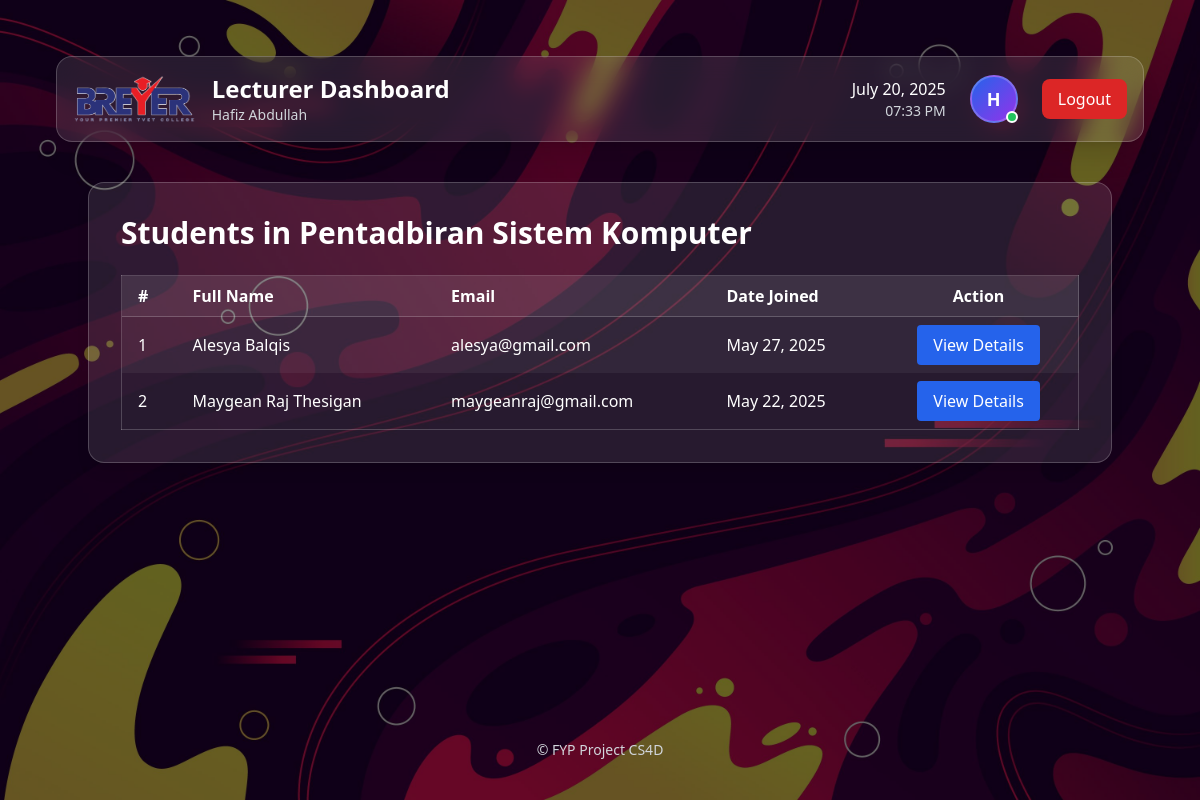
Page /lecturer/courses/1/students/ (signed in) on the earlier database version.
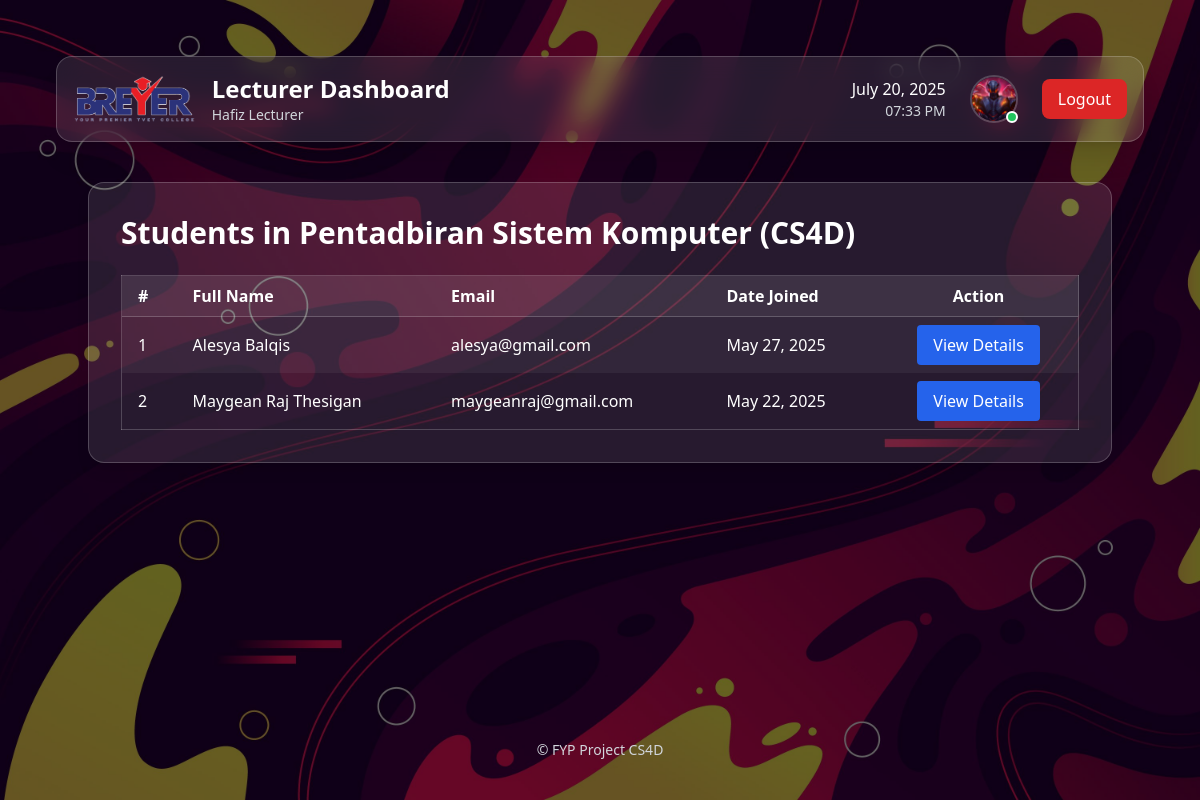
Same page on the later database version.
### accounts/models.py (models this page shows, shortened)
class CustomUser(AbstractBaseUser, PermissionsMixin):
    class Role(models.TextChoices):
        STUDENT = 'STUDENT', 'Student'
        LECTURER = 'LECTURER', 'Lecturer'
        ADMIN = 'ADMIN', 'Admin'
    email = models.EmailField(unique=True)
    role = models.CharField(max_length=20, choices=Role.choices, default=Role.STUDENT)
    first_name = models.CharField(max_length=30, blank=True)
    last_name = models.CharField(max_length=30, blank=True)
    phone_number = models.CharField(max_length=20, blank=True, null=True)
    address = models.TextField(blank=True, null=True)
    department = models.CharField(max_length=100, blank=True, null=True)  # Added department field
    profile_picture = models.ImageField(upload_to='profile_pics/', blank=True, null=True)  # Added profile_picture field
    is_staff = models.BooleanField(default=False)
    is_active = models.BooleanField(default=True)
    date_joined = models.DateTimeField(auto_now_add=True)
    USERNAME_FIELD = 'email'
    REQUIRED_FIELDS = ['first_name', 'last_name']
    objects = CustomUserManager()
    def get_full_name(self):
        return f"{self.first_name} {self.last_name}".strip()

### core/models.py (models this page shows, shortened)
class Course(models.Model):
    name = models.CharField(max_length=255)
    code = models.CharField(max_length=50, unique=True)
    lecturer = models.ForeignKey(Lecturer, on_delete=models.SET_NULL, null=True, related_name='courses')
    classroom = models.CharField(max_length=100, blank=True, null=True)  # Classroom location or name

### lecturer/views.py (the view)
# urls.py: path('students/', views.student_list, name='student_list'),
def student_list(request, course_id):
    course = get_object_or_404(Course, id=course_id)
    enrollments = Enrollment.objects.filter(course=course).select_related('student__user')
    students = sorted(
        [enrollment.student.user for enrollment in enrollments],
        key=lambda u: u.get_full_name().lower()
    )
    return render(request, 'lecturer/student_list.html', {'students': students, 'course': course})

### lecturer/templates/lecturer/student_list.html (shortened to what this page needs)
{% extends 'lecturer/base_lecturer.html' %}
{% load static %}
{% block lecturer_content %}
<div class="max-w-5xl mx-auto p-8 bg-white/10 rounded-2xl border border-white/20 shadow-lg mt-10">
  <h1 class="text-3xl font-bold text-white mb-6">Students in {{ course.name }}</h1>
  {% if students %}
    <div class="overflow-x-auto">
      <table class="min-w-full border border-white/20 rounded-xl">
        <thead class="bg-white/10 text-white">
          <tr>
            <th class="border-b border-white/20 px-4 py-2 text-left">#</th>
            <th class="border-b border-white/20 px-4 py-2 text-left">Full Name</th>
            <th class="border-b border-white/20 px-4 py-2 text-left">Email</th>
            <th class="border-b border-white/20 px-4 py-2 text-left">Date Joined</th>
            <th class="border-b border-white/20 px-4 py-2 text-center">Action</th>
          </tr>
        </thead>
        <tbody>
          {% for student in students %}
            <tr class="odd:bg-white/5 even:bg-white/0 hover:bg-blue-600/10 transition">
              <td class="px-4 py-2 text-white">{{ forloop.counter }}</td>
              <td class="px-4 py-2 text-white">{{ student.get_full_name }}</td>
              <td class="px-4 py-2 text-white">{{ student.email }}</td>
              <td class="px-4 py-2 text-white">{{ student.date_joined|date:"M d, Y" }}</td>
              <td class="px-4 py-2 text-center">
                <a href="{% url 'lecturer:student_full_details' student.id %}"
                   class="inline-block bg-blue-600 hover:bg-blue-700 text-white px-4 py-2 rounded transition">
                  View Details
                </a>
              </td>
            </tr>
          {% endfor %}
        </tbody>
      </table>
    </div>
  {% else %}
    <p class="text-gray-300">No students found for this course.</p>
  {% endif %}
</div>
{% endblock %}

### lecturer/templates/lecturer/base_lecturer.html (shortened to what this page needs)
{% extends 'base.html' %}
{% load static %}
{% block content %}
  <div class="bg-white/10 backdrop-blur-md rounded-2xl p-4 border border-white/20 shadow-xl mb-8">
    <div class="flex justify-between items-center">
      <div class="flex items-center space-x-4">
        <img src="{% static 'images/breyer.jpg' %}" alt="Breyer Logo" class="h-12 w-auto">
        <div>
          <a href="{% url 'lecturer:dashboard' %}" class="text-2xl font-bold text-white hover:text-blue-400 transition">
            Lecturer Dashboard
          </a>
          <p class="text-gray-300 text-sm">{{ request.user.get_full_name|default:request.user.email }}</p>
        </div>
      </div>
      <div class="flex items-center space-x-6">
        <div class="text-right">
          <p class="text-white font-medium" id="current-date"></p>
          <p class="text-gray-300 text-sm" id="current-time"></p>
        </div>
        <a href="{% url 'lecturer:profile' %}" class="relative group">
          {% if request.user.profile_picture %}
          <img src="{{ request.user.profile_picture.url }}" alt="Profile Picture" class="w-12 h-12 rounded-full object-cover border-2 border-white/20 group-hover:border-blue-400 transition-colors">
          {% else %}
          <div class="w-12 h-12 rounded-full bg-gradient-to-br from-blue-600 to-purple-600 flex items-center justify-center border-2 border-white/20 group-hover:border-blue-400 transition-colors">
            <span class="text-white font-semibold text-lg">{{ request.user.get_full_name|first|upper|default:request.user.email|first|upper }}</span>
          </div>
          {% endif %}
          <div class="absolute bottom-0 right-0 w-3 h-3 bg-green-500 rounded-full border-2 border-white"></div>
        </a>
        <form action="{% url 'logout' %}" method="post">
          <button class="bg-red-600 hover:bg-red-700 text-white px-4 py-2 rounded-lg transition-colors flex items-center">
            Logout
          </button>
        </form>
      </div>
    </div>
  </div>
  {% block lecturer_content %}
  {% endblock %}
{% endblock %}

Differences in the rows shown:
changed CustomUser: user.get_full_name "Hafiz Abdullah" → "Hafiz Lecturer"; user.profile_picture: picture added; user.get_full_name|first "H" → (not shown)
changed Course: name "Pentadbiran Sistem Komputer" → "Pentadbiran Sistem Komputer (CS4D)"
